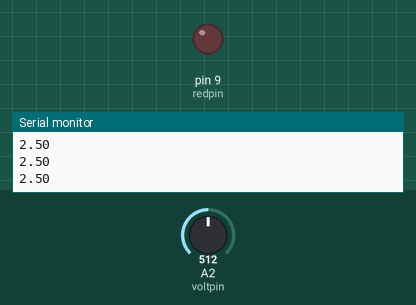
The sketch below on a simulated Arduino Uno, built with avr-gcc and run on an emulated ATmega328P. Parts: output pins drawn as LEDs (lit = HIGH), the last lines printed to the serial monitor. Inputs (shaded band) come from the test bench; at power-on: A2 (voltpin) = 512.

Above: at 1.2 s.
1.3 s: A2 (voltpin) set to 804
2.9 s: A2 (voltpin) set to 834
At 3.8 s:
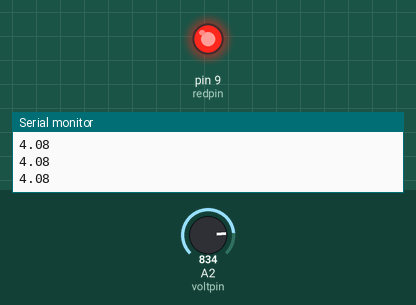
4.7 s: A2 (voltpin) set to 716
At 5.9 s:
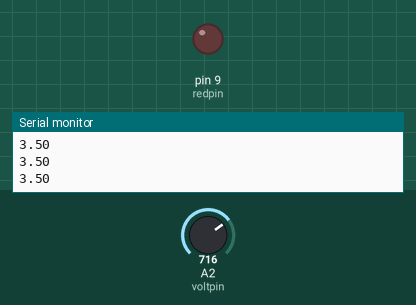
6.5 s: A2 (voltpin) set to 900
At 8.0 s:
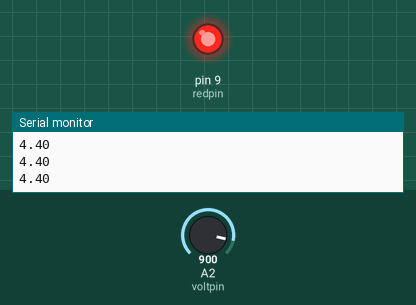
Timing chart, 0 to 9.2 s (numbered marks = the images above; inputs shaded):
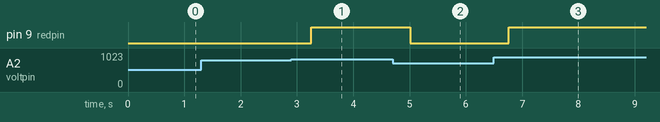

Measured:
- the behaviour switches between 818 and 819 on A2 (voltpin) (found by bisection; images 0 and 1)
- after the input at 2.9 s, pin 9 (redpin): LOW → HIGH after 0.36 s
- after the input at 4.7 s, pin 9 (redpin): HIGH → LOW after 0.31 s
- after the input at 6.5 s, pin 9 (redpin): LOW → HIGH after 0.26 s

The sketch:

Potentiometer.ino
```cpp
int voltpin = A2, redpin = 9;
int readVal, delayT = 250;
float v2;
void setup() {
Serial.begin(9600);
pinMode(voltpin,INPUT);
pinMode(redpin,OUTPUT);
}

void loop() {
readVal = analogRead(voltpin);
v2 = (5./1023.)*readVal;
Serial.println(v2);
delay(delayT);
if(v2>4.0){
digitalWrite(redpin,HIGH);
  }
else{
digitalWrite(redpin,LOW);
  }
}
```
